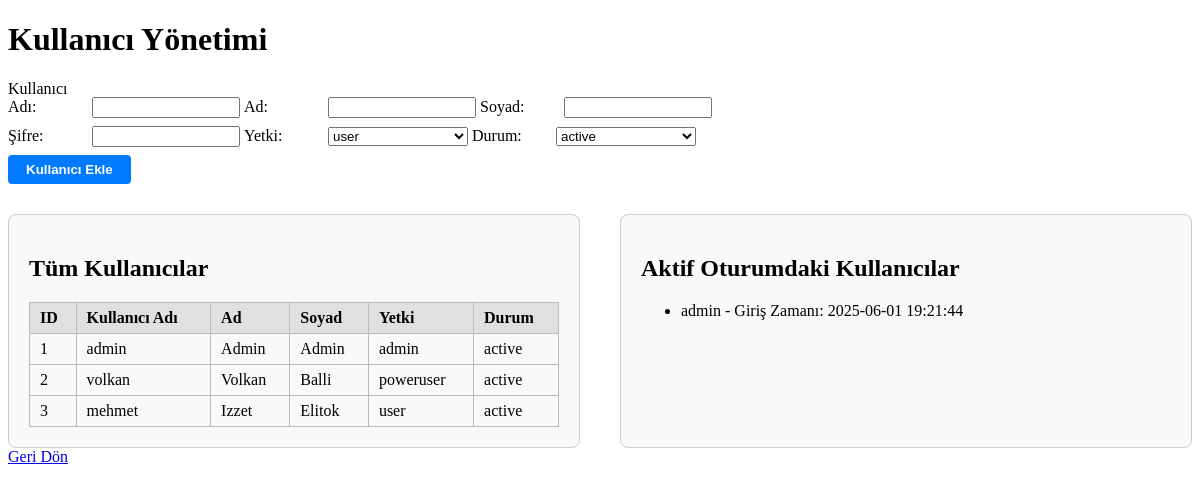
The app's page /active-users (signed in), older data.
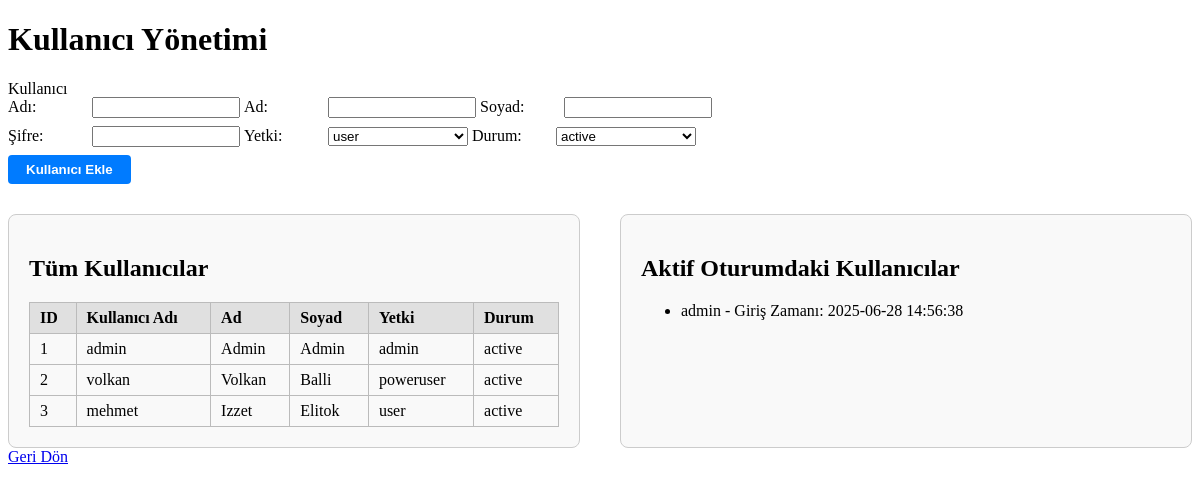
The same page, newer data.
### tables this page shows
CREATE TABLE users (
            id INTEGER PRIMARY KEY AUTOINCREMENT,
            username TEXT NOT NULL,
            name TEXT NOT NULL, 
            surname TEXT NOT NULL,             
            password TEXT NOT NULL
        , authority TEXT DEFAULT 'user', status TEXT DEFAULT 'active');

CREATE TABLE active_users (
        user_id INTEGER PRIMARY KEY,
        username TEXT,
        login_time TEXT
    );

### app.py (the view)
@app.route('/active-users', methods=['GET'])
def active_users():
    if 'user' not in session or session.get('authority') != 'admin':
        return redirect(url_for('login'))
    conn = sqlite3.connect('users.db')
    cursor = conn.cursor()
    cursor.execute("SELECT username, login_time, user_id FROM active_users")
    users = cursor.fetchall()
    cursor.execute("SELECT id, username, name, surname, password, authority, status FROM users")
    all_users = cursor.fetchall()
    conn.close()
    return render_template('active_users.html', users=users, all_users=all_users)

### app.py (called while the page is built)
@app.before_request
def before_request():
    redirect_response = check_session_activity()
    if redirect_response:
        return redirect_response

def is_user_kicked():
    user_id = session.get('user_id')
    if not user_id:
        return True
    conn = sqlite3.connect('users.db')
    cursor = conn.cursor()
    cursor.execute("SELECT 1 FROM active_users WHERE user_id = ?", (user_id,))
    result = cursor.fetchone()
    conn.close()
    return not bool(result)

@app.before_request
def check_kicked():
    if request.endpoint in ['login', 'static']:
        return
    if 'user' not in session:
        return
    if is_user_kicked():
        session.clear()
        if request.is_json or request.headers.get('X-Requested-With') == 'XMLHttpRequest':
            return jsonify({'logout': True, 'message': 'Oturum sonlandırıldı.'}), 401
        else:
            return redirect(url_for('login'))

### templates/active_users.html (shortened to what this page needs)
<!DOCTYPE html>
<html lang="tr">
<head>
</head>
<body>
    <h1>Kullanıcı Yönetimi</h1>
    <form id="addUserForm" method="post" action="{{ url_for('add_user') }}">
        <div class="form-row">
            <label>Kullanıcı Adı:</label>
            <input type="text" name="username" id="usernameInput" required>
            <label>Ad:</label>
            <input type="text" name="name" id="nameInput" required>
            <label>Soyad:</label>
            <input type="text" name="surname" id="surnameInput" required>
        </div>
        <div class="form-row">
            <label>Şifre:</label>
            <input type="password" name="password" id="passwordInput">
            <label>Yetki:</label>
            <select name="authority" id="authorityInput" required>
                <option value="user">user</option>
            </select>
            <label>Durum:</label>
            <select name="status" id="statusInput" required>
                <option value="active">active</option>
            </select>
        </div>
        <button type="submit" class="add-btn" id="submitBtn">Kullanıcı Ekle</button>
    </form>
    <div class="container">
        <div class="panel">
            <h2>Tüm Kullanıcılar</h2>
            <table id="usersTable">
                <thead>
                    <tr>
                        <th>ID</th>
                        <th>Kullanıcı Adı</th>
                        <th>Ad</th>
                        <th>Soyad</th>
                        <th>Yetki</th>
                        <th>Durum</th>
                    </tr>
                </thead>
                <tbody>
                    {% for user in all_users %}
                    <tr data-user='{{ user|tojson }}'>
                        <td>{{ user[0] }}</td>
                        <td>{{ user[1] }}</td>
                        <td>{{ user[2] }}</td>
                        <td>{{ user[3] }}</td>
                        <td>{{ user[5] }}</td>
                        <td>{{ user[6] }}</td>
                    </tr>
                    {% endfor %}
                </tbody>
            </table>
        </div>
        <div class="panel">
            <h2>Aktif Oturumdaki Kullanıcılar</h2>
            <ul id="activeUsersList">
                {% for username, login_time, user_id in users %}
                    <li data-userid="{{ user_id }}" style="cursor:pointer;">
                        {{ username }} - Giriş Zamanı: {{ login_time }}
                    </li>
                {% endfor %}
            </ul>
        </div>
    </div>
    <a href="{{ url_for('menu') }}">Geri Dön</a>
</body>
</html>

### templates/active_users.html (style rules this page uses)
.container { display: flex; gap: 40px; margin-top: 30px; }
.panel { flex: 1; border: 1px solid #ccc; border-radius: 8px; padding: 20px; background: #f9f9f9; }
table { width: 100%; border-collapse: collapse; margin-top: 10px; }
th, td { border: 1px solid #bbb; padding: 6px 10px; text-align: left; }
th { background: #e0e0e0; }
.form-row { margin-bottom: 8px; }
.form-row label { display: inline-block; width: 80px; }
.form-row input, .form-row select { width: 140px; }
.add-btn { background: #007bff; color: #fff; border: none; padding: 7px 18px; border-radius: 4px; cursor: pointer; font-weight: bold; }

Row changes from the older to the newer data that the page shows:
changed active_users "admin": login_time "2025-06-01 19:21:44" → "2025-06-28 14:56:38"
